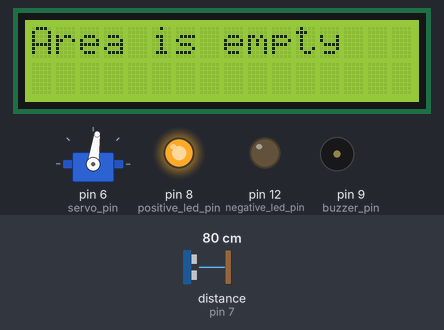
The sketch below on a simulated Arduino Uno, built with avr-gcc and run on an emulated ATmega328P. Shown: 16×2 character LCD, servo, output pins drawn as LEDs (lit = HIGH), buzzer (waves = sounding). Wiring (inferred from the names in the program): ultrasonic range finder: trigger pin 4; echo pin 7. Dashed ring = blinking. The inputs (shaded band) are chosen by the test bench; at power-on: distance to the obstacle (sensor on pin 7) 80 cm. The echo pulse lasts 58.3 µs per cm; pins used as bus, display or sensor lines are not drawn; what the sketch prints to the serial monitor is not drawn.

Above: at 1.28 s.
1.3 s: distance to the obstacle (sensor on pin 7) set to 22 cm
3.0 s: distance to the obstacle (sensor on pin 7) set to 19 cm
At 3.23 s:
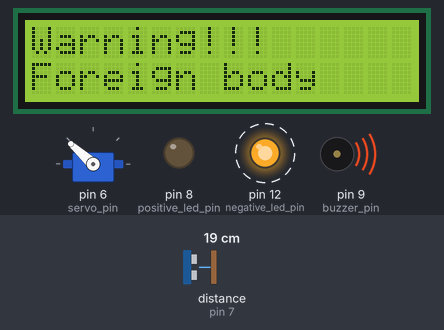
4.7 s: distance to the obstacle (sensor on pin 7) set to 250 cm
At 4.8 s:
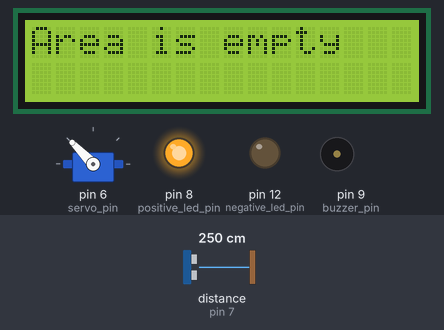
7.4 s: distance to the obstacle (sensor on pin 7) set to 4 cm
At 7.61 s:
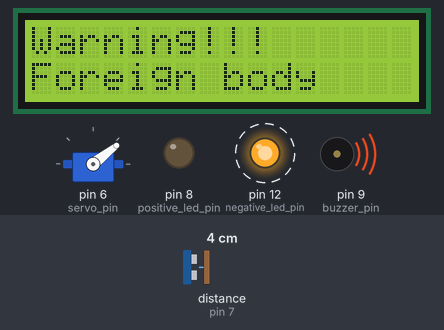
9.1 s: distance to the obstacle (sensor on pin 7) set to 299 cm
At 9.18 s:
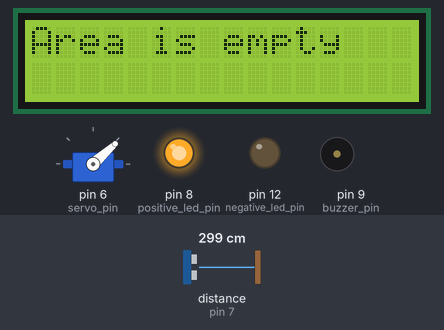
10.9 s: distance to the obstacle (sensor on pin 7) set to 2 cm
At 11.09 s:
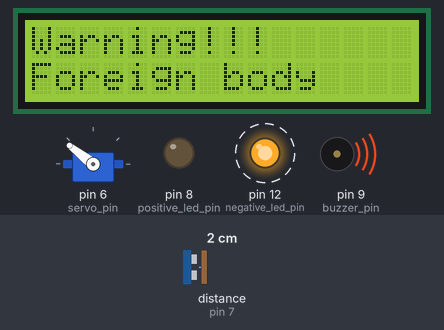
Timing chart, 0 to 13.6 s (numbered marks = the images above; inputs shaded):
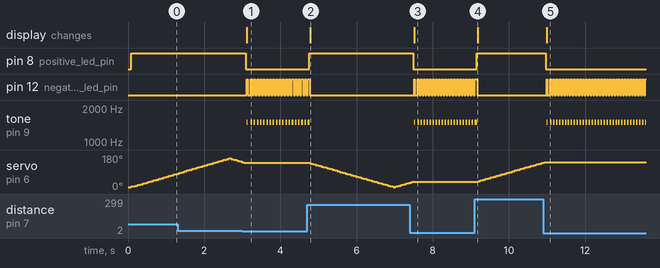

Measured:
- the behaviour switches between 21 and 20 cm on distance to the obstacle (sensor on pin 7) (found by bisection; images 0 and 1)
- after the input at 3.0 s, pin 8 (positive_led_pin): HIGH → LOW after 0.10 s; pin 12 (negative_led_pin): alternates HIGH for 0.04 s and LOW for 0.04 s, starting after 0.12 s
- after the input at 4.7 s, pin 8 (positive_led_pin): LOW → HIGH after 0.06 s; pin 12 (negative_led_pin): goes on until 4.8 s, then stays LOW; tone on pin 9 (buzzer_pin): goes on until 4.8 s, then stays silent; the display: changes after 0.09 s (image 2)
- after the input at 7.4 s, pin 8 (positive_led_pin): HIGH → LOW after 0.09 s; pin 12 (negative_led_pin): alternates HIGH for 0.04 s and LOW for 0.04 s, starting after 0.11 s
- after the input at 9.1 s, pin 8 (positive_led_pin): LOW → HIGH after 0.05 s; pin 12 (negative_led_pin): goes on until 9.2 s, then stays LOW; tone on pin 9 (buzzer_pin): goes on until 9.2 s, then stays silent; servo on pin 6 (servo_pin): moves from 38° to 138° over 1.7 s, starting after 0.08 s; the display: changes after 0.08 s (image 4)
- after the input at 10.9 s, pin 8 (positive_led_pin): HIGH → LOW after 0.07 s; pin 12 (negative_led_pin): alternates HIGH for 0.04 s and LOW for 0.04 s, starting after 0.09 s
- by itself, servo on pin 6 (servo_pin): rises from 82° to 162° in 1.3 s, then falls to 142° in 0.34 s

The sketch:

motion-tracking-radar.ino
```cpp
/**
 * Inspired by project from YouTube: https://www.youtube.com/watch?v=IIe3DMzaRSA
 * This project uses two LEDs, one LCD, Servo motor, Piezo buzzer & Ultrasound sensor
 * The utltrasound sensor is set up on the servo which rotates it to scan for object within a distance
 * If an object is found, the servo stops rotating, the buzzer starts buzzing and the red LED starts blinking
 * The LCD also displays a warning messsge denoting the presence of an object
 * On the other hand, the servo continues rotating, the buzzer and red LED are turned off and the positive LED is turned on
 * The LCD also displayes a message denoting the absence of an object
*/

#include <Servo.h>
#include <LiquidCrystal_I2C.h>

#define SERVO_MIN 10
#define SERVO_MAX 160
#define SERVO_STEP 4
#define ULTRASOUND_DELAY 10
#define SOUND_SPEED 0.0343 // speed of sound in centimeters per microsecond

const uint8_t servo_pin = 6;
const uint8_t buzzer_pin = 9;
const uint8_t positive_led_pin = 8;
const uint8_t negative_led_pin = 12;
const uint8_t ultrasound_in_pin = 7;
const uint8_t ultrasound_out_pin = 4;
const uint32_t buzzer_tone = 1500;
const uint32_t action_interval = 20;
const uint8_t distance_threshold = 20;

Servo servo;
LiquidCrystal_I2C lcd(0x27, 16, 2);

bool servo_to_zero = false;
bool lcd_is_error = false;
bool buzzer_buzz = false;
uint32_t previous_time = 0;
uint8_t servo_angle = SERVO_MIN;
uint8_t negative_led_state = LOW;

void setup() {
  Serial.begin(9600);

  lcd.init();
  lcd.backlight();
  lcd.clear();
  lcd.print("Area is empty");

  servo.attach(servo_pin);
  servo.write(servo_angle);

  pinMode(negative_led_pin, OUTPUT);
  digitalWrite(negative_led_pin, LOW);

  pinMode(positive_led_pin, OUTPUT);
  digitalWrite(positive_led_pin, LOW);

  pinMode(buzzer_pin, OUTPUT);
  noTone(buzzer_pin);

  pinMode(ultrasound_in_pin, INPUT);
  pinMode(ultrasound_out_pin, OUTPUT);

  digitalWrite(ultrasound_out_pin, LOW);
  delayMicroseconds(2);
}

void loop() {
  size_t i;
  long duration;
  float distance;

  uint32_t current_time = millis();

  // Read distance from object with ultrasound
  digitalWrite(ultrasound_out_pin, HIGH);
  delayMicroseconds(ULTRASOUND_DELAY);

  digitalWrite(ultrasound_out_pin, LOW);

  duration = pulseIn(ultrasound_in_pin, HIGH);

  Serial.print("Duration: ");
	Serial.print(duration);
  Serial.print(" us - ");

  // Convert time to distance
  // Divide it by 2 because the sound waves travel to the object and back
  distance = (duration * SOUND_SPEED) / 2;

  Serial.print("Distance: ");
	Serial.print(distance);
  Serial.println(" cm");

  // Toggle positive LED based on if there is object or not
  digitalWrite(positive_led_pin, distance > distance_threshold ? HIGH : LOW);

  // Display message on LCD based on if there is object or not
  if (!lcd_is_error && distance < distance_threshold) {
    lcd.clear();
    lcd.print("Warning!!!");
    lcd.setCursor(0, 1);
    lcd.print("Foreign body");
    lcd_is_error = true;
  } else if (lcd_is_error && distance > distance_threshold) {
    lcd.clear();
    lcd.print("Area is empty");
    lcd_is_error = false;
  }

  if ((current_time - previous_time) >= action_interval) {
    previous_time = current_time;

    if (distance < distance_threshold) {
      // Toggle negative LED when object exist at time interval
      negative_led_state = negative_led_state == LOW ? HIGH : LOW;

      digitalWrite(negative_led_pin, negative_led_state);

      // Toggle buzzer when object exist at time interval
      if (buzzer_buzz) {
        buzzer_buzz = false;
        tone(buzzer_pin, buzzer_tone);
      } else {
        buzzer_buzz = true;
        noTone(buzzer_pin);
      }
    } else {
      // Turn off negative LED when no object
      negative_led_state = LOW;
      digitalWrite(negative_led_pin, negative_led_state);

      // Turn off buzzer when no object
      buzzer_buzz = true;
      noTone(buzzer_pin);


      // Move the servo only when there is no object at time interval
      servo_angle = servo_to_zero ? (servo_angle - SERVO_STEP) : (servo_angle + SERVO_STEP);

      Serial.print("Servo angel: ");
      Serial.print(servo_angle);
      Serial.println(" degrees");

      servo.write(servo_angle);

      if (servo_to_zero && servo_angle <= SERVO_MIN) {
        servo_to_zero = false;
      } else if (!servo_to_zero && servo_angle >= SERVO_MAX) {
        servo_to_zero = true;
      }
    }
  }

}
```
